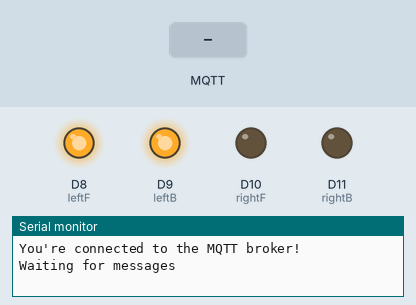
This sketch was run on a simulated Arduino MKR. Shown: output pins drawn as LEDs (lit = HIGH), the last lines printed to the serial monitor. Inputs (shaded band) come from the test bench. No MQTT or app messages arrive unless stated.

Above: at 4.2 s.
4.3 s: MQTT message "1" arrives on the first subscribed topic
At 6.5 s:
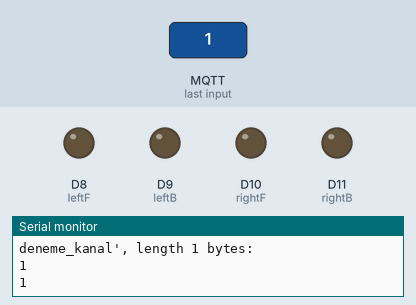
6.8 s: MQTT message "on" arrives on the first subscribed topic
9.3 s: MQTT message "off" arrives on the first subscribed topic
Timing chart, 0 to 12.3 s (numbered marks = the images above; inputs shaded):
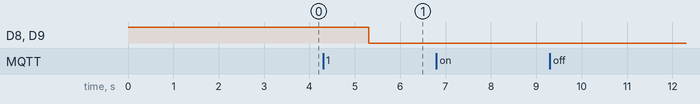

The sketch:

gsmTest.ino
```cpp
// include the GSM library
#include <GSM.h>
#include <ArduinoMqttClient.h>

// PIN number if necessary
#define PINNUMBER ""

// APN information obrained from your network provider
#define apn       "internet" // replace with your GPRS APN
#define login     "internet"    // replace with your GPRS login
#define password  "t-mobile" // replace with your GPRS password

GSMClient net;
GPRS gprs;
GSM gsmAccess;
MqttClient mqttClient(net);

//set interval for sending messages (milliseconds)

const long interval = 8000;

unsigned long previousMillis = 0;


int count = 0;

const char broker[] = "162.55.170.36";

int        port     = 1883;

const char topic[]  = "deneme_kanal";

const char topic2[]  = "deneme_kanal_2";

const char topic3[]  = "deneme_kanal_3";

const char forwards[] = "w";
const char backwards[] = "s";
const char left[] = "a";
const char right[] = "d";

int steer = 1;
int gas = 1;

const int leftF = 8;
const int leftB = 9;
const int rightF = 10;
const int rightB = 11;

unsigned long lastMillis = 0;

void messageReceived(String &topic, String &payload) {
  Serial.println("incoming: " + topic + " - " + payload);

  // Note: Do not use the client in the callback to publish, subscribe or
  // unsubscribe as it may cause deadlocks when other things arrive while
  // sending and receiving acknowledgments. Instead, change a global variable,
  // or push to a queue and handle it in the loop after calling `client.loop()`.
}
void setup() {

  pinMode(leftF, OUTPUT);
  pinMode(leftB, OUTPUT);
  pinMode(rightF, OUTPUT);
  pinMode(rightB, OUTPUT);

  Serial.begin(115200);


  digitalWrite(leftF, HIGH);
  digitalWrite(leftB, HIGH);
  digitalWrite(rightF, LOW);
  digitalWrite(rightB, LOW);

  // connection state
  bool connected = false;

  Serial.print("connecting to cellular network ...");

  // After starting the modem with gsmAccess.begin()
  // attach to the GPRS network with the APN, login and password
  while (!connected) {
    if ((gsmAccess.begin() == GSM_READY) &&
        (gprs.attachGPRS(apn, login, password) == GPRS_READY)) {
      connected = true;
      Serial.print("\nGSM READY!!!");
    } else {
      Serial.print(".");
      delay(1000);
    }
  }

  Serial.print("\nconnecting...");

  Serial.print("Attempting to connect to the MQTT broker: ");

  Serial.println(broker);


  if (!mqttClient.connect(broker, port)) {

    Serial.print("MQTT connection failed! Error code = ");

    Serial.println(mqttClient.connectError());


    while (1);

  }

  mqttClient.onMessage(onMqttMessage);

  Serial.println("You're connected to the MQTT broker!");
  mqttClient.subscribe("deneme_kanal");
  Serial.print("Waiting for messages");

}
void loop() {
  mqttClient.poll();
}


void onMqttMessage(int messageSize) {
  // we received a message, print out the topic and contents
  Serial.println("Received a message with topic '");
  Serial.print(mqttClient.messageTopic());
  Serial.print("', length ");
  Serial.print(messageSize);
  Serial.println(" bytes:");

  // use the Stream interface to print the contents
  while (mqttClient.available()) {

    String data = mqttClient.readString();

    Serial.println(data);

    if(data.length() == 1 &&  data == forwards){
      gas += 1;

      if(gas > 2){
        gas = 2;
        }
    }

    if(data.length() == 1 &&  data == backwards){
      gas -= 1;

      if(gas < 0){
        gas = 0;
        }
    }

    if(data.length() == 1 &&  data == left){
       steer += 1;

      if(steer > 2){
        steer = 2;
        }
    }

    if(data.length() == 1 &&  data == right){
       steer -= 1;

      if(steer < 0){
        steer = 0;
      }
    }
  }

  if(gas == 0){
     digitalWrite(leftF, LOW);
     digitalWrite(leftB, HIGH);
     delay(250);
     digitalWrite(leftF, HIGH);
     digitalWrite(leftB, HIGH);
  }

  if(gas == 1){
     digitalWrite(leftF, LOW);
     digitalWrite(leftB, LOW);
  }

  if(gas == 2){
    digitalWrite(leftF, HIGH);
     digitalWrite(leftB, LOW);
     delay(250);
     digitalWrite(leftF, HIGH);
     digitalWrite(leftB, HIGH);
  }

  Serial.println(gas);

  if(steer == 0){
     digitalWrite(leftF, LOW);
     digitalWrite(leftB, LOW);
     digitalWrite(rightF, HIGH);
     digitalWrite(rightB, LOW);
     delay(1000);
     digitalWrite(rightF, LOW);
     digitalWrite(rightB, LOW);
  }

  if(steer == 1){
     digitalWrite(rightF, LOW);
     digitalWrite(rightB, LOW);
  }

  if(steer == 2){
     digitalWrite(leftF, LOW);
     digitalWrite(leftB, LOW);
     digitalWrite(rightF, LOW);
     digitalWrite(rightB, HIGH);
     delay(1000);
     digitalWrite(rightF, LOW);
     digitalWrite(rightB, LOW);
  }

}
```

Measured:
- after the input at 4.3 s, D8 (leftF), D9 (leftB): HIGH → LOW after 1.0 s
